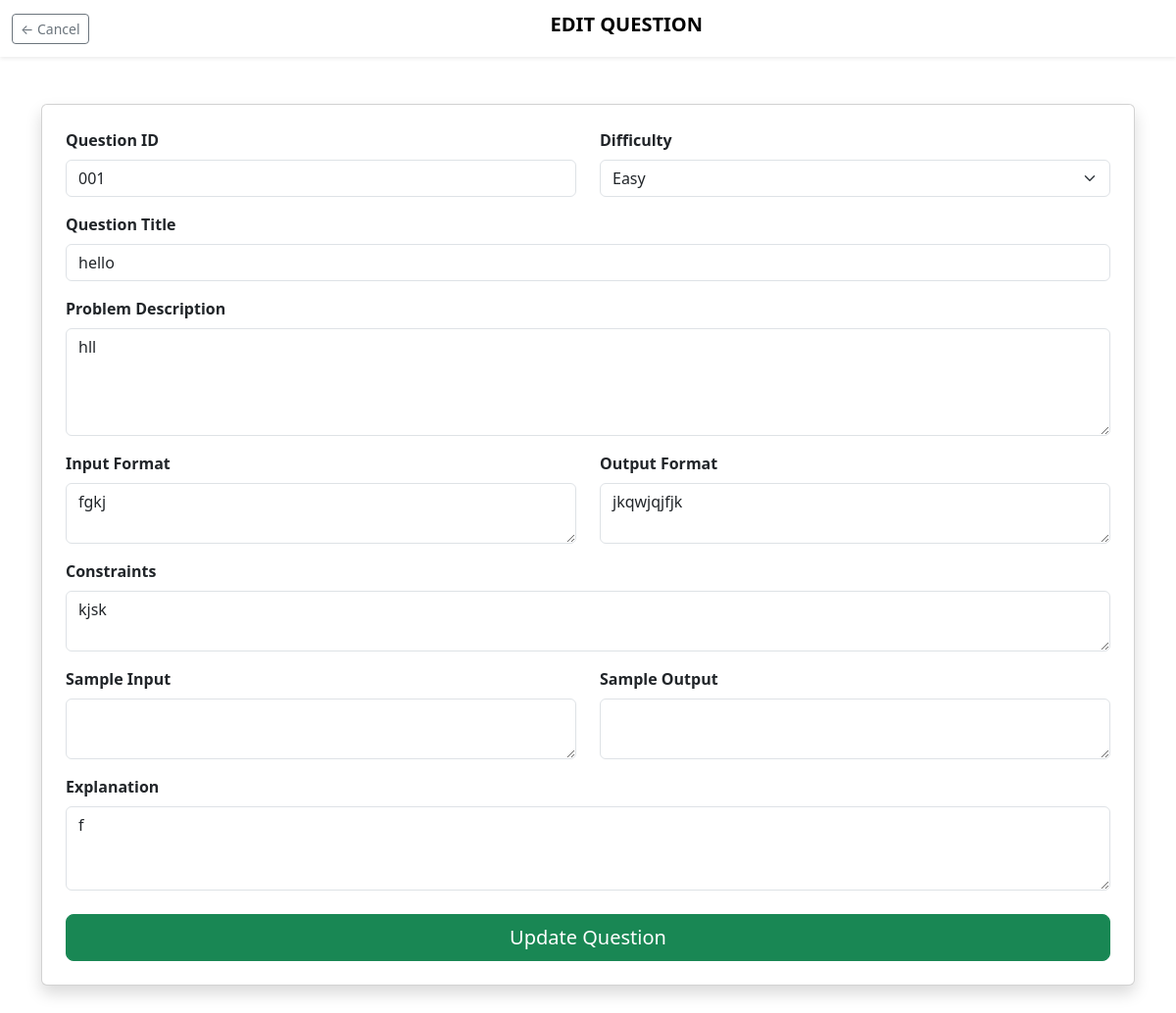
The app's page /admin/update/1 (signed in), older data.
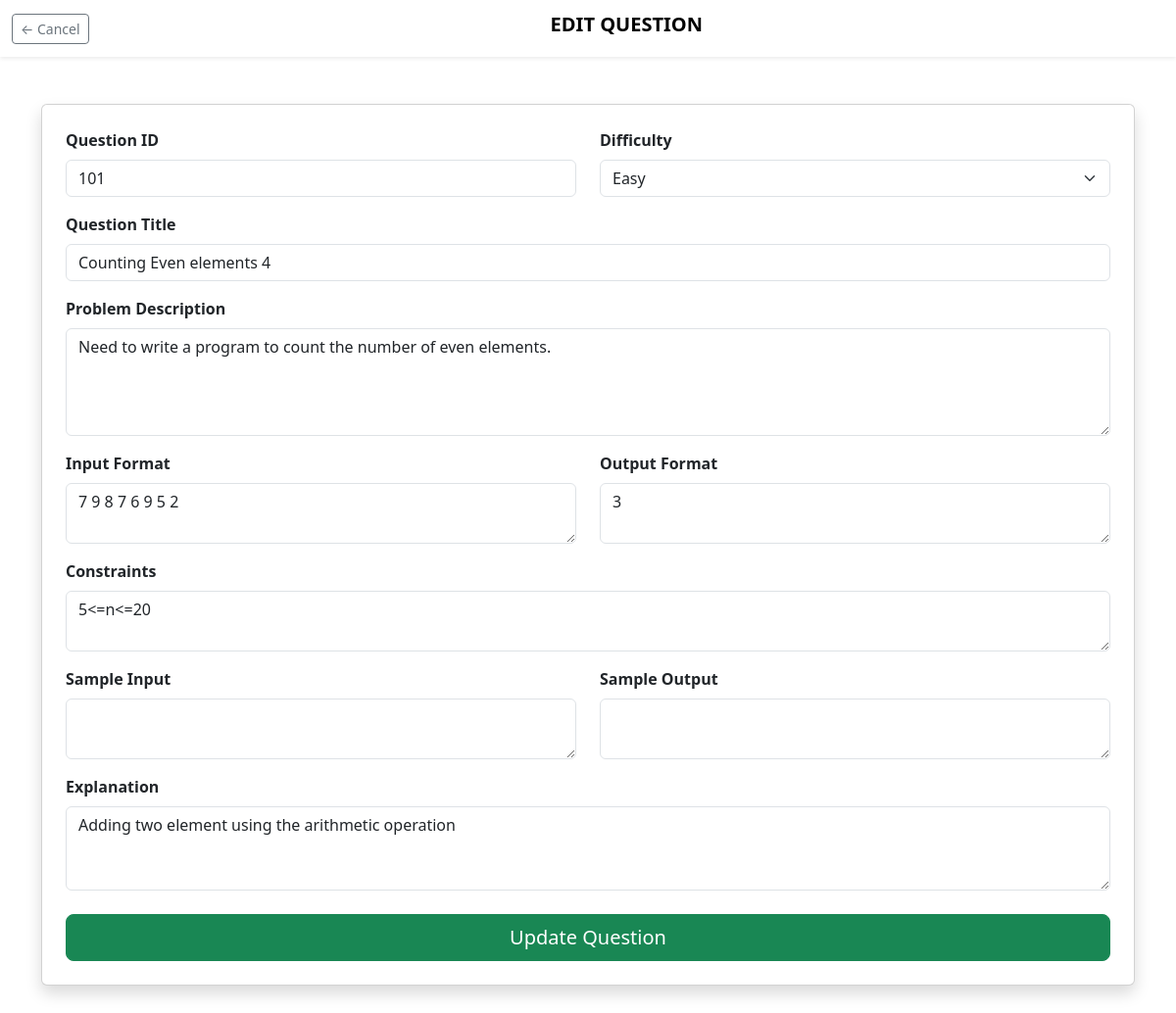
The same page, newer data.
### app.py (models this page shows)
class Question(db.Model):
    id = db.Column(db.Integer, primary_key=True)
    question_id = db.Column(db.String(10), unique=True)
    title = db.Column(db.String(100))
    description = db.Column(db.Text)
    input_format = db.Column(db.Text)
    constraints = db.Column(db.Text)
    output_format = db.Column(db.Text)
    explanation = db.Column(db.Text)
    difficulty = db.Column(db.String(50))
    test_cases = db.relationship('TestCase', backref='question', cascade="all, delete-orphan")

### app.py (the view, shortened to what this page needs)
@app.route('/admin/update/<int:id>', methods=['GET', 'POST'])
@login_required
def update_question(id):
    questions = Question.query.get_or_404(id)
    return render_template('edit_questions.html', questions=questions)

### app.py (called while the page is built)
@login_manager.user_loader
def load_user(user_id):
    return User.query.get(int(user_id))

### templates/edit_questions.html (shortened to what this page needs)
<!DOCTYPE html>
<html lang="en">
<head>
    <link href="https://cdn.jsdelivr.net/npm/bootstrap@5.3.2/dist/css/bootstrap.min.css" rel="stylesheet">
</head>
<body>
    <nav class="navbar custom-navbar shadow-sm">
        <div class="container-fluid">
            <a href="{{ url_for('admin_panel') }}" class="btn btn-outline-secondary btn-sm">← Cancel</a>
            <h2 class="navbar-brand mx-auto fw-bold">EDIT QUESTION</h2>
        </div>
    </nav>
    <div class="container mt-5 mb-5">
        <div class="card shadow">
            <div class="card-body p-4">
                <form action="{{ url_for('update_question', id=questions.id) }}" method="POST">
                    <div class="row">
                        <div class="col-md-6 mb-3">
                            <label class="form-label fw-bold">Question ID</label>
                            <input type="text" class="form-control" name="question_id"
                                   value="{{ questions.question_id }}" required>
                        </div>
                        <div class="col-md-6 mb-3">
                            <label class="form-label fw-bold">Difficulty</label>
                            <select class="form-select" name="difficulty" required>
                                <option value="Easy" {% if questions.difficulty == 'Easy' %}selected{% endif %}>Easy</option>
                            </select>
                        </div>
                    </div>
                    <div class="mb-3">
                        <label class="form-label fw-bold">Question Title</label>
                        <input name="title" type="text" class="form-control"
                               value="{{ questions.title }}" required>
                    </div>
                    <div class="mb-3">
                        <label class="form-label fw-bold">Problem Description</label>
                        <textarea class="form-control" name="description" rows="4" required>{{ questions.description }}</textarea>
                    </div>
                    <div class="row">
                        <div class="col-md-6 mb-3">
                            <label class="form-label fw-bold">Input Format</label>
                            <textarea class="form-control" name="input_format" rows="2" required>{{ questions.input_format }}</textarea>
                        </div>
                        <div class="col-md-6 mb-3">
                            <label class="form-label fw-bold">Output Format</label>
                            <textarea class="form-control" name="output_format" rows="2" required>{{ questions.output_format }}</textarea>
                        </div>
                    </div>
                    <div class="mb-3">
                        <label class="form-label fw-bold">Constraints</label>
                        <textarea class="form-control" name="constraints" rows="2" required>{{ questions.constraints }}</textarea>
                    </div>
                    <div class="row">
                        <div class="col-md-6 mb-3">
                            <label class="form-label fw-bold">Sample Input</label>
                            <textarea class="form-control" name="sample_input" rows="2" required>{{ questions.sample_input }}</textarea>
                        </div>
                        <div class="col-md-6 mb-3">
                            <label class="form-label fw-bold">Sample Output</label>
                            <textarea class="form-control" name="sample_output" rows="2" required>{{ questions.sample_output }}</textarea>
                        </div>
                    </div>
                    <div class="mb-4">
                        <label class="form-label fw-bold">Explanation</label>
                        <textarea class="form-control" name="explanation" rows="3">{{ questions.explanation }}</textarea>
                    </div>
                    <div class="d-grid gap-2">
                        <button type="submit" class="btn btn-success btn-lg">Update Question</button>
                    </div>
                </form>
            </div>
        </div>
    </div>
</body>
</html>

Row changes from the older to the newer data that the page shows:
changed Question "Easy": question_id "001" → "101"; title "hello" → "Counting Even elements 4"; description "hll" → "Need to write a program to count the number of even elements."; input_format "fgkj" → "7 9 8 7 6 9 5 2"; output_format "jkqwjqjfjk" → "3"; constraints "kjsk" → "5<=n<=20"; explanation "f" → "Adding two element using the arithmetic operation"
